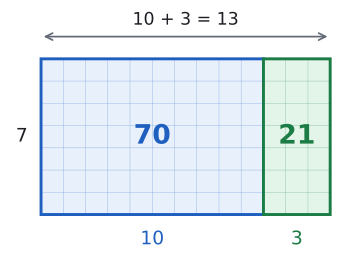

Source code (Python):
import sys; sys.path.insert(0, "tools")
from cizim import *

# Dağılma özelliği alan modeliyle: 7 · (10 + 3) = 7 · 10 + 7 · 3. Birim kareler gerçek ölçekte.
fig, ax = sekil(6, 3.4)
ax.axis("off"); ax.set_aspect("equal")
for x0, gen, dolgu, kenar in ((0, 10, MAVI_ACIK, MAVI), (10, 3, YESIL_ACIK, YESIL)):
    ax.add_patch(patches.Rectangle((x0, 0), gen, 7, facecolor=dolgu, edgecolor=kenar, lw=2.2))
    for i in range(1, gen): ax.plot([x0 + i, x0 + i], [0, 7], color=kenar, lw=0.4, alpha=0.35)
    for j in range(1, 7): ax.plot([x0, x0 + gen], [j, j], color=kenar, lw=0.4, alpha=0.35)
    ax.text(x0 + gen / 2, -0.7, str(gen), ha="center", va="top", fontsize=14, color=kenar)
ax.text(5, 3.5, "70", ha="center", va="center", fontsize=20, color=MAVI, fontweight="bold")
ax.text(11.5, 3.5, "21", ha="center", va="center", fontsize=20, color=YESIL, fontweight="bold")
ax.text(-0.6, 3.5, "7", ha="right", va="center", fontsize=14, color=YAZI)
ax.annotate("", xy=(13, 8.0), xytext=(0, 8.0), arrowprops=dict(arrowstyle="<->", color=SOLUK, lw=1.3))
ax.text(6.5, 8.35, "10 + 3 = 13", ha="center", va="bottom", fontsize=13, color=YAZI)
ax.set_xlim(-1.5, 13.5); ax.set_ylim(-2, 9.3)
kaydet(fig, __file__)
